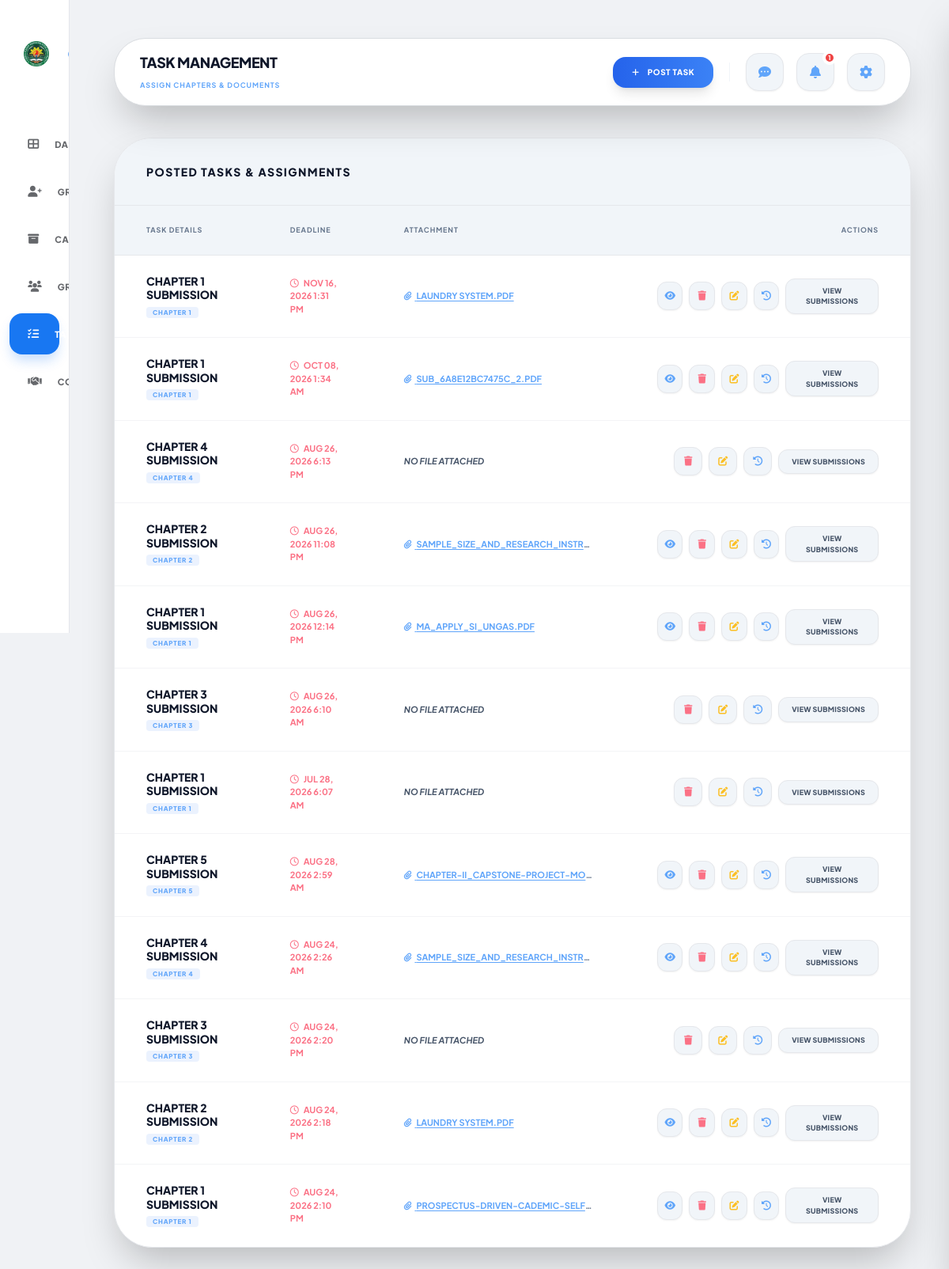
/adviser/submissions.php (signed in), run on the app's committed database.
### tables this page shows
CREATE TABLE `adviser_tasks` (
  `id` int NOT NULL,
  `adviser_id` int NOT NULL,
  `task_type` enum('chapter','letter','other') NOT NULL,
  `chapter_number` int DEFAULT NULL,
  `caption` text NOT NULL,
  `deadline` datetime NOT NULL,
  `file_path` varchar(255) DEFAULT NULL,
  `original_filename` varchar(255) DEFAULT NULL,
  `created_at` timestamp NOT NULL DEFAULT CURRENT_TIMESTAMP,
  `deadline_notified` tinyint(1) NOT NULL DEFAULT '0',
  `overdue_notified` tinyint(1) NOT NULL DEFAULT '0'
);

### adviser/submissions.php (the view, shortened to what this page needs)
<?php
include('../backend/db_config.php');
$adviser_id = (int)$_SESSION['user_id'];
$stmt = $conn->prepare("SELECT COUNT(*) as unread FROM notifications WHERE user_id = ? AND user_role = 'adviser' AND is_read = 0");
$stmt->bind_param("i", $adviser_id);
$stmt->execute();
$unread_q = $stmt->get_result();
$unread_count = mysqli_fetch_assoc($unread_q)['unread'] ?? 0;
$stmt = $conn->prepare("SELECT * FROM adviser_tasks WHERE adviser_id = ? ORDER BY created_at DESC LIMIT 200");
$stmt->bind_param("i", $adviser_id);
$stmt->execute();
$tasks_q = $stmt->get_result();
?>
<!DOCTYPE html>
<html lang="en" style="background-color: #F0F2F5; color-scheme: light;">
<head>
    <script src="https://cdn.tailwindcss.com"></script>
    <link href="https://cdnjs.cloudflare.com/ajax/libs/font-awesome/6.0.0/css/all.min.css" rel="stylesheet">
    <link rel="stylesheet" href="../assets/css/responsive.css">
</head>
<body class="min-h-screen flex" style="background-color: #F0F2F5; color-scheme: light;">
    <aside class="group sidebar" id="sidebar">
        <div class="logo-section transition-all duration-300">
            <div class="bg-white p-2 rounded-xl flex-none flex items-center justify-center w-12 h-12">
                <img src="../chmsu.png" class="w-10 h-10 object-contain shrink-0" alt="CHMSU Logo">
            </div>
        </div>
        <nav class="flex-1 space-y-2 px-3">
            <a href="adviser_dashboard.php" class="sidebar-link">
                <i class="fas fa-th-large w-5 text-center text-sm"></i>
                <span class="sidebar-text">Dashboard</span>
            </a>
            <a href="group_requests.php" class="sidebar-link">
                <i class="fas fa-user-plus w-5 text-center text-sm"></i>
                <span class="sidebar-text">Group Requests</span>
            </a>
            <a href="archive_view.php" class="sidebar-link">
                <i class="fas fa-archive w-5 text-center text-sm"></i>
                <span class="sidebar-text">Capstone Archive</span>
            </a>
            <a href="groups.php" class="sidebar-link">
                <i class="fas fa-users w-5 text-center text-sm"></i>
                <span class="sidebar-text">Groups</span>
            </a>
            <a href="submissions.php" class="sidebar-link active">
                <i class="fas fa-tasks w-5 text-center text-sm"></i>
                <span class="sidebar-text">Tasks & Submissions</span>
            </a>
            <a href="meetings.php" class="sidebar-link">
                <i class="fas fa-handshake w-5 text-center text-sm"></i>
                <span class="sidebar-text">Consultations</span>
            </a>
        </nav>
    </aside>
    <main class="flex-1 ml-0 md:ml-24 p-6 sm:p-8 lg:p-12 space-y-6 sm:space-y-10 relative z-10">
        <nav class="premium-card rounded-[2.5rem] px-4 sm:px-8 py-4 flex flex-wrap justify-between items-center gap-2 shadow-2xl relative z-[100]">
            <div class="min-w-0 flex-1">
                <span class="block font-black uppercase text-lg text-slate-900 tracking-tight truncate">Task Management</span>
                <span class="text-[9px] font-bold text-blue-400 uppercase tracking-widest">Assign Chapters & Documents</span>
            </div>
            <div class="flex items-center gap-4 shrink-0">
                <button onclick="openTaskModal()" class="px-6 py-3 bg-gradient-to-r from-blue-600 to-blue-500 text-white rounded-2xl text-[10px] font-black uppercase tracking-wider hover:brightness-110 transition shadow-lg">
                    <i class="fas fa-plus mr-2"></i> Post Task
                </button>
                <div class="relative nav-icon-container">
                    <button onclick="toggleAdviserChatWidget()" data-tip="Messages" class="icon-tooltip w-12 h-12 rounded-2xl bg-slate-100 border border-gray-200 flex items-center justify-center hover:bg-slate-100 transition relative shadow-sm">
                        <i class="fas fa-comment-dots text-blue-400"></i>
                    </button>
                </div>
                <div class="relative nav-icon-container">
                    <button onclick="handleNotifClick()" data-tip="Notifications" class="icon-tooltip w-12 h-12 rounded-2xl bg-slate-100 border border-gray-200 flex items-center justify-center hover:bg-slate-100 transition relative shadow-sm">
                        <i class="fas fa-bell text-blue-400"></i>
                        <?php if($unread_count > 0): ?>
                            <span id="notif-count" class="absolute -top-1 -right-1 min-w-[18px] h-[18px] bg-red-500 text-white text-[8px] font-black rounded-full border-4 border-white flex items-center justify-center"><?php echo $unread_count; ?></span>
                        <?php endif; ?>
                    </button>
                </div>
                <div class="relative nav-icon-container">
                    <button onclick="toggleSettingsDropdown()" data-tip="Settings" class="icon-tooltip w-12 h-12 rounded-2xl bg-slate-100 border border-gray-200 flex items-center justify-center hover:bg-slate-100 transition relative shadow-sm">
                        <i class="fas fa-cog text-blue-400"></i>
                    </button>
                </div>
            </div>
        </nav>
        <section class="premium-card rounded-[3rem] shadow-2xl border border-gray-200 overflow-hidden">
            <div class="px-10 py-8 border-b border-gray-200 bg-slate-100 flex items-center">
                <h3 class="text-sm font-black uppercase tracking-widest text-slate-900">Posted Tasks & Assignments</h3>
            </div>
            <div class="overflow-x-auto">
                <table class="w-full text-left border-collapse">
                    <thead class="bg-slate-100 text-[9px] font-black uppercase tracking-widest text-slate-500 border-b border-gray-200">
                        <tr>
                            <th class="px-4 sm:px-10 py-4 sm:py-6">Task Details</th>
                            <th class="px-4 sm:px-10 py-4 sm:py-6">Deadline</th>
                            <th class="px-4 sm:px-10 py-4 sm:py-6">Attachment</th>
                            <th class="px-4 sm:px-10 py-4 sm:py-6 text-right">Actions</th>
                        </tr>
                    </thead>
                    <tbody class="divide-y divide-gray-100 text-[11px] font-bold text-slate-600">
                        <?php if(mysqli_num_rows($tasks_q) > 0): while($row = mysqli_fetch_assoc($tasks_q)): ?>
                            <tr class="hover:bg-slate-100 transition-all duration-300" id="row-<?php echo $row['id']; ?>">
                                <td class="px-4 sm:px-10 py-4 sm:py-6">
                                    <p class="font-extrabold text-slate-900 uppercase text-sm leading-tight mb-1"><?php echo htmlspecialchars($row['caption']); ?></p>
                                    <span class="text-[8px] font-black <?php echo $row['task_type'] === 'chapter' ? 'text-blue-400 bg-blue-500/10' : 'text-blue-400 bg-blue-500/10'; ?> px-2 py-0.5 rounded uppercase tracking-widest">
                                        <?php echo $row['task_type'] === 'chapter' ? 'Chapter ' . $row['chapter_number'] : 'Other / Letter'; ?>
                                    </span>
                                </td>
                                <td class="px-4 sm:px-10 py-4 sm:py-6 text-[11px] font-bold text-rose-400 uppercase">
                                    <?php if ($row['deadline']): ?>
                                        <i class="far fa-clock mr-1"></i> <?php echo date('M d, Y g:i A', strtotime($row['deadline'])); ?>
                                    <?php else: ?>
                                        <i class="fas fa-infinity text-slate-500 mr-1"></i> <span class="text-slate-500">No Deadline</span>
                                    <?php endif; ?>
                                </td>
                                <td class="px-4 sm:px-10 py-4 sm:py-6 text-[11px] font-bold text-slate-500 uppercase max-w-xs truncate">
                                    <?php if($row['file_path']): ?>
                                        <a href="../backend/serve_file.php?type=tasks&file=<?php echo urlencode($row['file_path']); ?>" target="_blank" class="text-blue-400 hover:text-blue-300 transition underline underline-offset-2">
                                            <i class="fas fa-paperclip mr-1"></i> <?php echo htmlspecialchars($row['original_filename']); ?>
                                        </a>
                                    <?php else: ?>
                                        <span class="text-slate-600 italic">No File Attached</span>
                                    <?php endif; ?>
                                </td>
                                <td class="px-4 sm:px-10 py-4 sm:py-6 text-right">
                                    <div class="flex items-center justify-end gap-2">
                                        <?php if($row['file_path']): ?>
                                            <a href="../backend/serve_file.php?type=tasks&file=<?php echo urlencode($row['file_path']); ?>" target="_blank" class="w-9 h-9 bg-slate-100 border border-gray-200 text-blue-400 rounded-xl hover:bg-blue-500 hover:text-white flex items-center justify-center text-xs transition shadow-sm" data-tip="View Attached File">
                                                <i class="fas fa-eye"></i>
                                            </a>
                                        <?php endif; ?>
                                        <button onclick="deleteTask(<?php echo $row['id']; ?>, '<?php echo htmlspecialchars(addslashes($row['caption'])); ?>')" class="w-9 h-9 bg-slate-100 border border-gray-200 text-rose-400 rounded-xl hover:bg-rose-500 hover:text-white flex items-center justify-center text-xs transition shadow-sm" data-tip="Delete Task">
                                            <i class="fas fa-trash"></i>
                                        </button>
                                        <button onclick="openEditModal(<?php echo $row['id']; ?>, '<?php echo htmlspecialchars(addslashes($row['caption'])); ?>', '<?php echo date('Y-m-d\TH:i', strtotime($row['deadline'])); ?>')" class="w-9 h-9 bg-slate-100 border border-gray-200 text-amber-400 rounded-xl hover:bg-amber-500 hover:text-blue-600 flex items-center justify-center text-xs transition shadow-sm" data-tip="Edit Deadline">
                                            <i class="fas fa-edit"></i>
                                        </button>
                                        <button onclick="openHistoryModal(<?php echo $row['id']; ?>)" class="w-9 h-9 bg-slate-100 border border-gray-200 text-blue-400 rounded-xl hover:bg-blue-500 hover:text-white flex items-center justify-center text-xs transition shadow-sm" data-tip="Edit History">
                                            <i class="fas fa-history"></i>
                                        </button>
                                        <button onclick="window.location.href='task_submissions.php?task_id=<?php echo $row['id']; ?>'" class="px-4 py-2 bg-slate-100 border border-gray-200 text-slate-600 rounded-xl text-[9px] font-black uppercase hover:bg-blue-600 hover:text-white hover:border-blue-500 transition shadow-sm tracking-wide">
                                            View Submissions
                                        </button>
                                    </div>
                                </td>
                            </tr>
                        <?php endwhile; endif; ?>
                    </tbody>
                </table>
            </div>
        </section>
    </main>
</body>
</html>

### assets/css/responsive.css (style rules this page uses)
:root { --cp-mobile-gutter: 1rem; --cp-header-clearance: 4.5rem; }
html { -webkit-text-size-adjust: 100%; text-size-adjust: 100%; }
body { min-height: 100dvh; }
main { min-width: 0 !important; }
@media (min-width: 1024px) { aside.sidebar { height: 100dvh !important; } }
@media (min-width: 1024px) { aside.sidebar nav { min-height: 0; overflow-y: auto; overscroll-behavior: contain; } }

### adviser/submissions.php (style rules this page uses)
html, body { background-color: #F0F2F5 !important; color-scheme: light; }
:root { --chmsu-blue: #1877F2; --bg-deep: #F0F2F5; }
body { font-family: 'Plus Jakarta Sans', sans-serif; background-color: var(--bg-deep); background-image: none; background-size: 32px 32px; color: #1c1e21; overflow-x: hidden; }
aside { width: 5.5rem; transition: width 0.3s cubic-bezier(0.4, 0, 0.2, 1); background: #ffffff; border-right: 1px solid #dadde1; height: 100vh; position: fixed; z-index: 150; display: flex; flex-direction: column; padding: 1.25rem 0; overflow: hidden; }
.logo-section { display: flex; flex-direction: row; align-items: center; padding: 1.5rem 0; margin-bottom: 2.5rem; transition: all 0.3s ease; width: 100%; justify-content: flex-start; padding-left: 1.35rem; }
.sidebar-link { display: flex; align-items: center; gap: 1.25rem; padding: 1rem 1.45rem; border-radius: 1rem; transition: background-color 0.3s ease, box-shadow 0.3s ease; color: #65676b; width: 100%; justify-content: flex-start; }
.sidebar-text { opacity: 0; display: none; font-weight: 800; font-size: 0.7rem; text-transform: uppercase; letter-spacing: 0.05em; white-space: nowrap; }
.sidebar-link.active { background: var(--chmsu-blue) !important; color: white !important; box-shadow: 0 10px 15px -3px rgba(24, 119, 242, 0.25); }
.premium-card { background: #ffffff; border: 1px solid #dadde1; }
.icon-tooltip { position: relative; }

### data on the page
adviser_tasks: caption "CHAPTER 1 SUBMISSION", chapter_number "1", deadline "NOV 16, 2026 1:31 PM", original_filename "LAUNDRY SYSTEM.PDF"
adviser_tasks: caption "CHAPTER 1 SUBMISSION", chapter_number "1", deadline "OCT 08, 2026 1:34 AM", original_filename "SUB_6A8E12BC7475C_2.PDF"
adviser_tasks: caption "CHAPTER 4 SUBMISSION", chapter_number "4", deadline "AUG 26, 2026 6:13 PM", shows "NO FILE ATTACHED"
adviser_tasks: caption "CHAPTER 2 SUBMISSION", chapter_number "2", deadline "AUG 26, 2026 11:08 PM", original_filename "SAMPLE_SIZE_AND_RESEARCH_INSTR…"
adviser_tasks: caption "CHAPTER 1 SUBMISSION", chapter_number "1", deadline "AUG 26, 2026 12:14 PM", original_filename "MA_APPLY_SI_UNGAS.PDF"
adviser_tasks: caption "CHAPTER 3 SUBMISSION", chapter_number "3", deadline "AUG 26, 2026 6:10 AM", shows "NO FILE ATTACHED"
adviser_tasks: caption "CHAPTER 1 SUBMISSION", chapter_number "1", deadline "JUL 28, 2026 6:07 AM", shows "NO FILE ATTACHED"
adviser_tasks: caption "CHAPTER 5 SUBMISSION", chapter_number "5", deadline "AUG 28, 2026 2:59 AM", original_filename "CHAPTER-II_CAPSTONE-PROJECT-MO…"
adviser_tasks: caption "CHAPTER 4 SUBMISSION", chapter_number "4", deadline "AUG 24, 2026 2:26 AM", original_filename "SAMPLE_SIZE_AND_RESEARCH_INSTR…"
adviser_tasks: caption "CHAPTER 3 SUBMISSION", chapter_number "3", deadline "AUG 24, 2026 2:20 PM", shows "NO FILE ATTACHED"
adviser_tasks: caption "CHAPTER 2 SUBMISSION", chapter_number "2", deadline "AUG 24, 2026 2:18 PM", original_filename "LAUNDRY SYSTEM.PDF"
adviser_tasks: caption "CHAPTER 1 SUBMISSION", chapter_number "1", deadline "AUG 24, 2026 2:10 PM", original_filename "PROSPECTUS-DRIVEN-CADEMIC-SELF…"

### other printed values
$unread_count "1"
